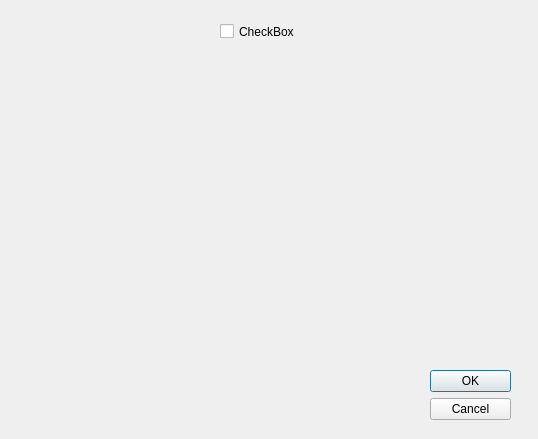
<?xml version="1.0" encoding="UTF-8"?>
<ui version="4.0">
 <class>FecToolDlg</class>
 <widget class="QDialog" name="FecToolDlg">
  <property name="geometry">
   <rect>
    <x>0</x>
    <y>0</y>
    <width>538</width>
    <height>439</height>
   </rect>
  </property>
  <property name="windowTitle">
   <string>Dialog</string>
  </property>
  <widget class="QDialogButtonBox" name="buttonBox">
   <property name="geometry">
    <rect>
     <x>430</x>
     <y>370</y>
     <width>81</width>
     <height>61</height>
    </rect>
   </property>
   <property name="orientation">
    <enum>Qt::Vertical</enum>
   </property>
   <property name="standardButtons">
    <set>QDialogButtonBox::Cancel|QDialogButtonBox::Ok</set>
   </property>
  </widget>
  <widget class="QWidget" name="gridLayoutWidget">
   <property name="geometry">
    <rect>
     <x>10</x>
     <y>50</y>
     <width>391</width>
     <height>191</height>
    </rect>
   </property>
   <layout class="QGridLayout" name="gridLayout"/>
  </widget>
  <widget class="QCheckBox" name="checkShowHomo">
   <property name="geometry">
    <rect>
     <x>220</x>
     <y>20</y>
     <width>92</width>
     <height>23</height>
    </rect>
   </property>
   <property name="text">
    <string>CheckBox</string>
   </property>
  </widget>
 </widget>
 <resources/>
 <connections>
  <connection>
   <sender>buttonBox</sender>
   <signal>accepted()</signal>
   <receiver>FecToolDlg</receiver>
   <slot>accept()</slot>
   <hints>
    <hint type="sourcelabel">
     <x>248</x>
     <y>254</y>
    </hint>
    <hint type="destinationlabel">
     <x>157</x>
     <y>274</y>
    </hint>
   </hints>
  </connection>
  <connection>
   <sender>buttonBox</sender>
   <signal>rejected()</signal>
   <receiver>FecToolDlg</receiver>
   <slot>reject()</slot>
   <hints>
    <hint type="sourcelabel">
     <x>316</x>
     <y>260</y>
    </hint>
    <hint type="destinationlabel">
     <x>286</x>
     <y>274</y>
    </hint>
   </hints>
  </connection>
 </connections>
</ui>
